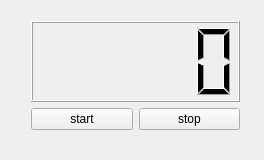
<?xml version="1.0" encoding="UTF-8"?>
<ui version="4.0">
 <class>Widget</class>
 <widget class="QWidget" name="Widget">
  <property name="geometry">
   <rect>
    <x>0</x>
    <y>0</y>
    <width>264</width>
    <height>160</height>
   </rect>
  </property>
  <property name="windowTitle">
   <string>Widget</string>
  </property>
  <widget class="QWidget" name="">
   <property name="geometry">
    <rect>
     <x>20</x>
     <y>10</y>
     <width>231</width>
     <height>131</height>
    </rect>
   </property>
   <layout class="QVBoxLayout" name="verticalLayout">
    <item>
     <widget class="QLCDNumber" name="lcdNumber"/>
    </item>
    <item>
     <layout class="QHBoxLayout" name="horizontalLayout">
      <item>
       <widget class="QPushButton" name="buttonStart">
        <property name="text">
         <string>start</string>
        </property>
       </widget>
      </item>
      <item>
       <widget class="QPushButton" name="buttonStop">
        <property name="text">
         <string>stop</string>
        </property>
       </widget>
      </item>
     </layout>
    </item>
   </layout>
  </widget>
 </widget>
 <layoutdefault spacing="6" margin="11"/>
 <resources/>
 <connections/>
</ui>
